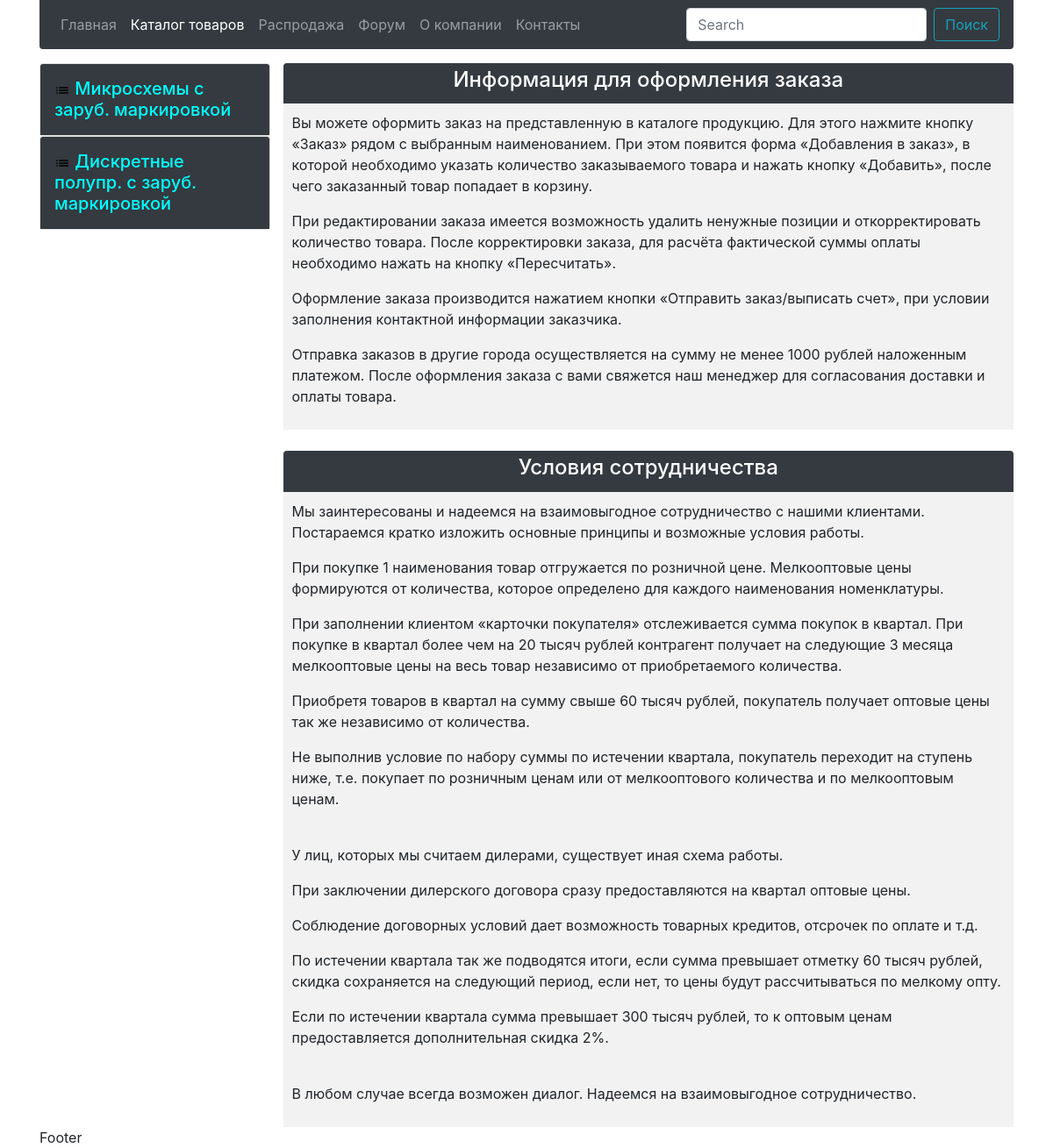
Page /catalog/ on the committed database.
### catalog/models.py (models this page shows, shortened)
class Category(models.Model):
    title = models.CharField('Название', max_length=150)
    parent = models.ForeignKey(
        'self', on_delete=models.SET_NULL, verbose_name='Родитель',
        blank=True, null=True
    )
    isMain = models.BooleanField('Главная категория', default=False)
    isPackage = models.BooleanField('Пакет категорий', default=False)
    class Meta:
        verbose_name = 'Категория'
        verbose_name_plural = 'Категории'

### catalog/views.py (the view)
# urls.py: path('catalog/', CategoryListView.as_view(), name='category'),
class CategoryListView(generic.ListView):
    model = Category
    template_name = 'catalog.html'

### catalog/templates/catalog.html (shortened to what this page needs)
{% extends 'base.html' %}
{% block catalog %}
	active
{% endblock %}
{% block content %}
	<div class="col menu">
		{% include 'accordion.html' %}
	</div>
	<div class="col-9 my-block">
		<div class="my-block-header">
			<h4>Информация для оформления заказа</h4>
		</div>
		<div class="my-block-body">
			<p> Вы можете оформить заказ на представленную в каталоге продукцию. Для этого нажмите кнопку «Заказ» рядом с выбранным наименованием. При этом появится форма «Добавления в заказ», в которой необходимо указать количество заказываемого товара и нажать кнопку «Добавить», после чего заказанный товар попадает в корзину.</p>
			<p>При редактировании заказа имеется возможность удалить ненужные позиции и откорректировать количество товара. После корректировки заказа, для расчёта фактической суммы оплаты необходимо нажать на кнопку «Пересчитать».</p>
			<p>Оформление заказа производится нажатием кнопки «Отправить заказ/выписать счет», при условии заполнения контактной информации заказчика.</p>
			<p>Отправка заказов в другие города осуществляется на сумму не менее 1000 рублей наложенным платежом. После оформления заказа с вами свяжется наш менеджер для согласования доставки и оплаты товара.</p>
		</div>
		<br>
		<div class="my-block-header">
			<h4>Условия сотрудничества</h4>
		</div>
		<div class="my-block-body">
			<p> Мы заинтересованы и надеемся на взаимовыгодное сотрудничество с нашими клиентами. Постараемся кратко изложить основные принципы и возможные условия работы.</p>
			<p>При покупке 1 наименования товар отгружается по розничной цене. Мелкооптовые цены формируются от количества, которое определено для каждого наименования номенклатуры.</p>
			<p>При заполнении клиентом «карточки покупателя» отслеживается сумма покупок в квартал. При покупке в квартал более чем на 20 тысяч рублей контрагент получает на следующие 3 месяца мелкооптовые цены на весь товар независимо от приобретаемого количества.</p>
			<p>Приобретя товаров в квартал на сумму свыше 60 тысяч рублей, покупатель получает оптовые цены так же независимо от количества.</p>
			<p>Не выполнив условие по набору суммы по истечении квартала, покупатель переходит на ступень ниже, т.е. покупает по розничным ценам или от мелкооптового количества и по мелкооптовым ценам.</p>
			<br>
			<p>У лиц, которых мы считаем дилерами, существует иная схема работы.</p>
			<p>При заключении дилерского договора сразу предоставляются на квартал оптовые цены.</p>
			<p>Соблюдение договорных условий дает возможность товарных кредитов, отсрочек по оплате и т.д.</p>
			<p>По истечении квартала так же подводятся итоги, если сумма превышает отметку 60 тысяч рублей, скидка сохраняется на следующий период, если нет, то цены будут рассчитываться по мелкому опту.</p>
			<p>Если по истечении квартала сумма превышает 300 тысяч рублей, то к оптовым ценам предоставляется дополнительная скидка 2%.</p>
			<br>
			<p>В любом случае всегда возможен диалог. Надеемся на взаимовыгодное сотрудничество.</p>
		</div>
	</div>
{% endblock %}

### catalog/templates/accordion.html (shortened to what this page needs)
{% load static %}
<div class="accordion" id="accordion" role="tablist" aria-multiselectable="true">
	{% if category_list %}
	{% for category in category_list %}{% if category.isMain %}
	<div class="card">
		<div class="card-header bg-dark p-0" role="tab" id="sectionHeader{{category.id}}">
			<h5 class="mb-0">
				<a class="accordion-card-header-link" data-toggle="collapse" data-parent="#accordion" href="#sectionContent{{category.id}}" aria-expanded="true" aria-controls="sectionContent{{category.id}}"><div class="p-3">
					<img src="{% static 'icons/list.svg' %}" alt="" />
					{{category.title}}
				</div></a>
			</h5>
		</div>
	</div>
	{% endif %}{% endfor %}
	{% else %}
		Not found categories
	{% endif %}
</div>

### static/css/style.css (style rules this page uses)
.accordion-card-header-link { color: aqua; }
.my-block { border-top-right-radius: .25rem !important; border-top-left-radius: .25rem !important; padding: 0; margin: 0; margin-left: auto; margin-right: auto; }
.my-block .my-block-header { border-top-right-radius: .25rem !important; border-top-left-radius: .25rem !important; background-color: #343A40; padding: .3rem; color: white; text-align: center; }
.my-block .my-block-body { padding: 10px; background-color: #f2f2f2; }
.menu { padding-left: 0; margin-top: 0; }

### rows in the picture
Category: isMain True (drawn), title "Микросхемы с заруб. маркировкой"
Category: isMain True (drawn), title "Дискретные полупр. с заруб. маркировкой"
